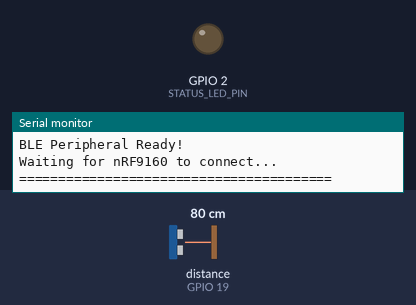
Recording of a sketch running on a simulated ESP32. Shown: output pins drawn as LEDs (lit = HIGH), the last lines printed to the serial monitor. The inputs (shaded band) are chosen by the test bench; at power-on: distance to the obstacle (sensor on GPIO 19) 80 cm. The echo pulse lasts 58.3 µs per cm; nothing arrives over Bluetooth unless stated; a phone connects over Bluetooth LE 3 s after start; pins used as bus, display or sensor lines are not drawn.

Above: at 0.1 s.
At 3.1 s:
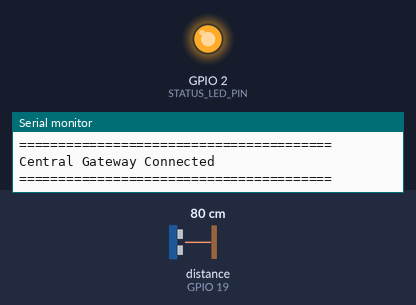
Timing chart, 0 to 4.6 s (numbered marks = the images above):
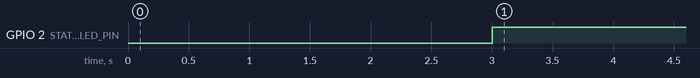

Measured:
- by itself, GPIO 2 (STATUS_LED_PIN): LOW → HIGH at 3.0 s

The sketch:

newWaterLevel_copy_20260303035200.ino
```cpp
/*
 * ESP32 Water Level Sensor Node
 *
 * This device measures distance using an ultrasonic sensor and reports
 * the value to a central gateway (nRF9160) via BLE notifications.
 * It acts as a BLE peripheral/server.
 *
 * All WiFi, HTTP, and BLE client logic has been removed.
 */

#include <BLEDevice.h>
#include <BLEServer.h>
#include <BLEUtils.h>
#include <BLE2902.h>

// Hardware Configuration
#define TRIG_PIN 18
#define ECHO_PIN 19
#define STATUS_LED_PIN 2

// BLE Configuration
// Using standard Environmental Sensing service and a custom characteristic for simplicity
#define SENSOR_SERVICE_UUID         "0000181A-0000-1000-8000-00805f9b34fb"
#define DISTANCE_CHARACTERISTIC_UUID "00002A6C-0000-1000-8000-00805f9b34fb" // Elevation, repurposed for distance

// System Variables
BLECharacteristic* pDistanceCharacteristic = nullptr;
bool deviceConnected = false;
unsigned long lastReadingTime = 0;
const unsigned long READING_INTERVAL = 5000; // Send data every 5 seconds

// BLE Server Callbacks
class MyServerCallbacks: public BLEServerCallbacks {
    void onConnect(BLEServer* pServer) {
        deviceConnected = true;
        digitalWrite(STATUS_LED_PIN, HIGH);
        Serial.println("========================================");
        Serial.println("Central Gateway Connected");
        Serial.println("========================================");
    };

    void onDisconnect(BLEServer* pServer) {
        deviceConnected = false;
        digitalWrite(STATUS_LED_PIN, LOW);
        Serial.println("========================================");
        Serial.println("Central Gateway Disconnected");
        Serial.println("========================================");
        // Restart advertising to allow for reconnection
        BLEDevice::startAdvertising();
        Serial.println("Advertising restarted...");
    }
};

// Function to read distance from HC-SR04 sensor
float readDistance() {
    digitalWrite(TRIG_PIN, LOW);
    delayMicroseconds(2);
    digitalWrite(TRIG_PIN, HIGH);
    delayMicroseconds(10);
    digitalWrite(TRIG_PIN, LOW);

    // Reads the echoPin, returns the sound wave travel time in microseconds
    // Timeout set to 30ms, which is ~5 meters.
    long duration = pulseIn(ECHO_PIN, HIGH, 30000);

    if (duration == 0) {
        return -1.0; // Indicate a timeout or failed reading
    }

    // Calculating the distance in cm
    // Speed of sound wave divided by two (go and back)
    float distance = (duration * 0.0343) / 2;

    // Return 0 if sensor is out of range (e.g., > 400 cm)
    return (distance > 400) ? -1.0 : distance;
}


void setup() {
    Serial.begin(115200);
    Serial.println("=== ESP32 Water Level Sensor Node Starting ===");

    // Setup hardware pins
    pinMode(TRIG_PIN, OUTPUT);
    pinMode(ECHO_PIN, INPUT);
    pinMode(STATUS_LED_PIN, OUTPUT);
    digitalWrite(STATUS_LED_PIN, LOW);

    // Generate a unique device name
    uint64_t chipid = ESP.getEfuseMac();
    char macStr[5];
    sprintf(macStr, "%02X%02X", (uint8_t)(chipid >> 8), (uint8_t)chipid);
    String deviceName = "ESP32_Water_Sensor";

    Serial.print("Device Name: ");
    Serial.println(deviceName);

    // Initialize BLE
    BLEDevice::init(deviceName.c_str());

    // Create the BLE Server
    BLEServer *pServer = BLEDevice::createServer();
    pServer->setCallbacks(new MyServerCallbacks());

    // Create the BLE Service
    BLEService *pService = pServer->createService(SENSOR_SERVICE_UUID);

    // Create the Distance Characteristic
    pDistanceCharacteristic = pService->createCharacteristic(
                                  DISTANCE_CHARACTERISTIC_UUID,
                                  BLECharacteristic::PROPERTY_READ |
                                  BLECharacteristic::PROPERTY_NOTIFY
                              );

    // Add a descriptor for notifications
    pDistanceCharacteristic->addDescriptor(new BLE2902());

    // Start the service
    pService->start();

    // Start advertising
    BLEAdvertising *pAdvertising = BLEDevice::getAdvertising();
    pAdvertising->addServiceUUID(SENSOR_SERVICE_UUID);
    pAdvertising->setScanResponse(true);
    pAdvertising->setMinPreferred(0x06);
    pAdvertising->setMaxPreferred(0x12);
    BLEDevice::startAdvertising();

    Serial.println("========================================");
    Serial.println("BLE Peripheral Ready!");
    Serial.println("Waiting for nRF9160 to connect...");
    Serial.println("========================================");
}

void loop() {
    if (deviceConnected) {
        unsigned long currentTime = millis();
        if (currentTime - lastReadingTime >= READING_INTERVAL) {
            lastReadingTime = currentTime;

            float distance = readDistance();

            if (distance >= 0) {
                Serial.print("Distance reading: ");
                Serial.print(distance);
                Serial.println(" cm");

                // Format the distance to one decimal place
                char buffer[10];
                int len = snprintf(buffer, sizeof(buffer), "%.1f", distance);
                pDistanceCharacteristic->setValue((uint8_t*)buffer, len);
                pDistanceCharacteristic->notify();


                Serial.print("Sent notification: ");
                Serial.println(buffer);
            } else {
                Serial.println("Invalid distance reading.");
            }
        }
    }

    // A small delay to keep the loop from running too fast
    delay(100);
}
```
